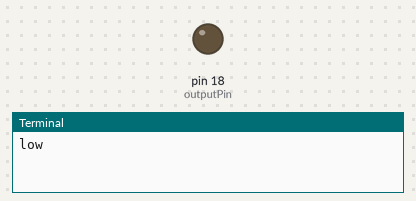
Bench run of a program on a simulated Raspberry Pi (header pin numbers). On the bench: output pins drawn as LEDs (lit = HIGH), the last lines printed to the terminal. At 10.0 s the program stops and its outputs stay as they are.

Above: at 0.1 s.
At 5.1 s:
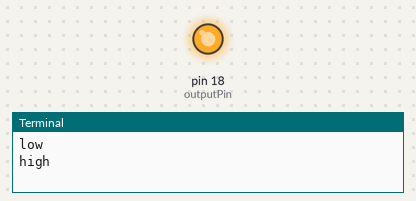
Timing chart, 0 to 11.5 s (numbered marks = the images above):
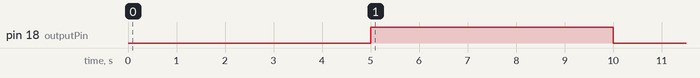

Measured:
- by itself, pin 18 (outputPin): LOW → HIGH at 5.0 s, → LOW 5.0 s later

The program:

raspberryPiGpioOutputTest.py
```python
#!/usr/bin/python

# http://raspberrypiguide.de/howtos/raspberry-pi-gpio-how-to/

import RPi.GPIO as GPIO
import time

# NOTE: this is the actual pin number (not the number of the GPIO)
outputPin = 18


GPIO.setmode(GPIO.BOARD)
GPIO.setup(outputPin, GPIO.OUT)

print "low"
GPIO.output(outputPin, GPIO.LOW)
time.sleep(5)

print "high"
GPIO.output(outputPin, GPIO.HIGH)
time.sleep(5)

print "low"
GPIO.output(outputPin, GPIO.LOW)
```
